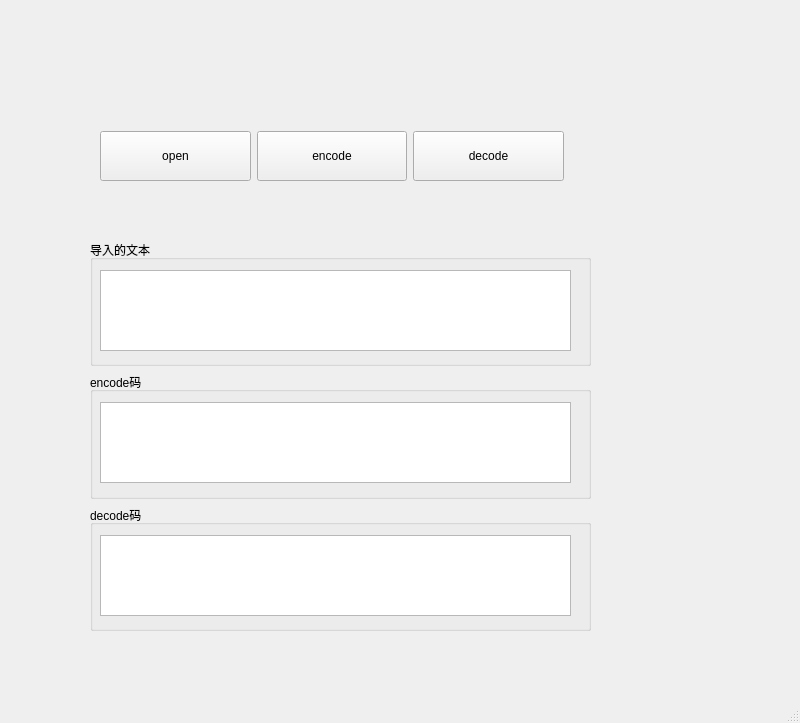
<?xml version="1.0" encoding="UTF-8"?>
<ui version="4.0">
 <class>MainWindow</class>
 <widget class="QMainWindow" name="MainWindow">
  <property name="geometry">
   <rect>
    <x>0</x>
    <y>0</y>
    <width>800</width>
    <height>723</height>
   </rect>
  </property>
  <property name="windowTitle">
   <string>MainWindow</string>
  </property>
  <widget class="QWidget" name="centralwidget">
   <widget class="QWidget" name="">
    <property name="geometry">
     <rect>
      <x>100</x>
      <y>130</y>
      <width>464</width>
      <height>52</height>
     </rect>
    </property>
    <layout class="QHBoxLayout" name="horizontalLayout">
     <item>
      <widget class="QPushButton" name="pushButton_open">
       <property name="minimumSize">
        <size>
         <width>150</width>
         <height>50</height>
        </size>
       </property>
       <property name="text">
        <string>open</string>
       </property>
      </widget>
     </item>
     <item>
      <widget class="QPushButton" name="pushButton_encode">
       <property name="minimumSize">
        <size>
         <width>150</width>
         <height>50</height>
        </size>
       </property>
       <property name="text">
        <string>encode</string>
       </property>
      </widget>
     </item>
     <item>
      <widget class="QPushButton" name="pushButton_decode">
       <property name="minimumSize">
        <size>
         <width>150</width>
         <height>50</height>
        </size>
       </property>
       <property name="text">
        <string>decode</string>
       </property>
      </widget>
     </item>
    </layout>
   </widget>
   <widget class="QWidget" name="">
    <property name="geometry">
     <rect>
      <x>90</x>
      <y>240</y>
      <width>501</width>
      <height>391</height>
     </rect>
    </property>
    <layout class="QVBoxLayout" name="verticalLayout">
     <item>
      <widget class="QGroupBox" name="groupBox">
       <property name="title">
        <string>导入的文本</string>
       </property>
       <widget class="QTextEdit" name="textEdit_text">
        <property name="geometry">
         <rect>
          <x>10</x>
          <y>30</y>
          <width>471</width>
          <height>81</height>
         </rect>
        </property>
       </widget>
      </widget>
     </item>
     <item>
      <widget class="QGroupBox" name="groupBox_2">
       <property name="title">
        <string>encode码</string>
       </property>
       <widget class="QTextEdit" name="textEdit_encode">
        <property name="geometry">
         <rect>
          <x>10</x>
          <y>30</y>
          <width>471</width>
          <height>81</height>
         </rect>
        </property>
       </widget>
      </widget>
     </item>
     <item>
      <widget class="QGroupBox" name="groupBox_3">
       <property name="title">
        <string>decode码</string>
       </property>
       <widget class="QTextEdit" name="textEdit_decode">
        <property name="geometry">
         <rect>
          <x>10</x>
          <y>30</y>
          <width>471</width>
          <height>81</height>
         </rect>
        </property>
       </widget>
      </widget>
     </item>
    </layout>
   </widget>
  </widget>
  <widget class="QMenuBar" name="menubar">
   <property name="geometry">
    <rect>
     <x>0</x>
     <y>0</y>
     <width>800</width>
     <height>23</height>
    </rect>
   </property>
  </widget>
  <widget class="QStatusBar" name="statusbar"/>
 </widget>
 <resources/>
 <connections/>
</ui>
